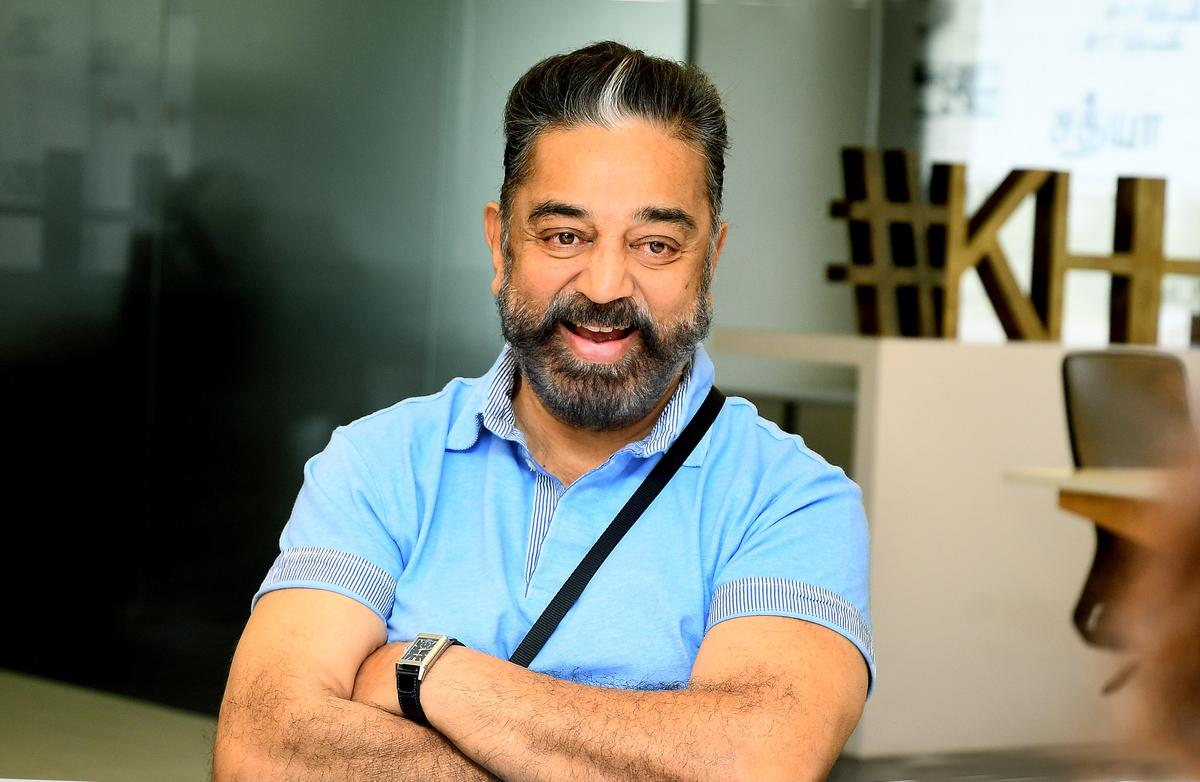
#> input picture cv3.guvi/kamal1.jpg, 1200 x 782 px
$ python Brute_Force.py
#> lines starting #> are read from the running program, lines starting #| are printed output that depends on the picture
import cv2
import matplotlib.pyplot as plt

img1 = cv2.imread("kamal1.jpg")
#> img1 is the input picture: shape (782, 1200, 3); mean B, G, R 110.7, 125.4, 126.8
img2 = cv2.imread("kamal1.jpg")


#ORB keypoiunts Extractor
orb = cv2.ORB_create()
kp1, des1 = orb.detectAndCompute(img1,None)
#> kp1 = 500 keypoints; strongest (x, y, size): (419, 668, 31), (419, 677, 31), (418, 666, 31), (418, 668, 37.2)
kp2, des2 = orb.detectAndCompute(img2,None)
#> kp2 has the same summary as kp1

Brute_force = cv2.BFMatcher(cv2.NORM_HAMMING,crossCheck=True)
matches = Brute_force.match(des1,des2)
#> matches = 500 matches

matches = sorted(matches,key = lambda x:x.distance)

result = cv2.drawMatches(img1,kp1,img2,kp2,matches[:30],None,flags=0)
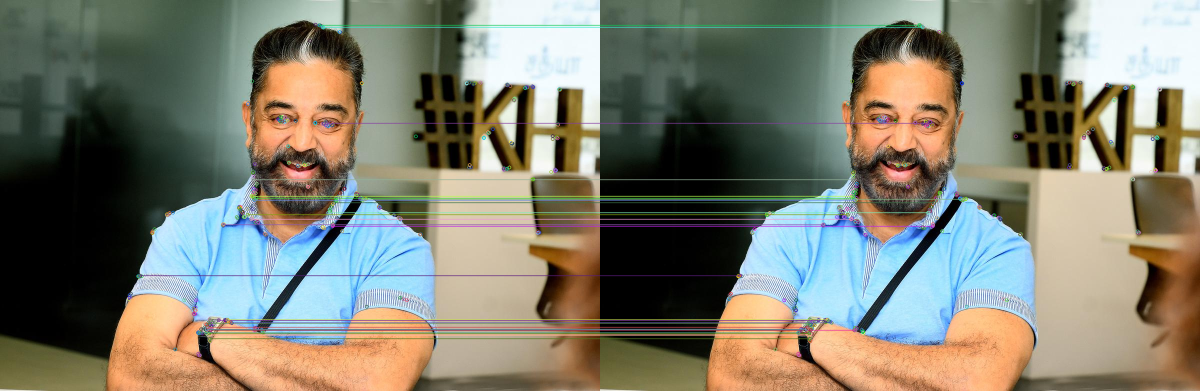
#> result: shape (782, 2400, 3) (shown at 1/2 size); mean B, G, R 111.2, 125.8, 126.8

plt.imshow(cv2.cvtColor(result,cv2.COLOR_BGR2RGB))
plt.axis("off")
plt.show()

$ run again, with cv3.guvi/kamal2.jpg copied over cv3.guvi/kamal1.jpg
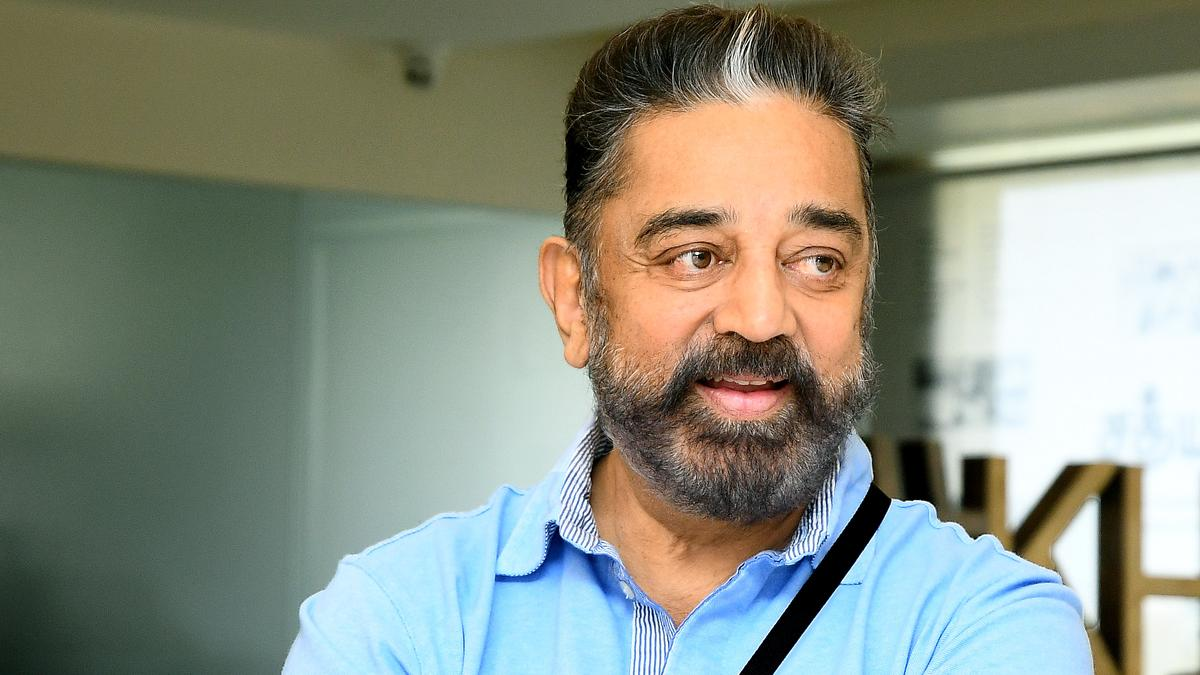
#> input picture cv3.guvi/kamal2.jpg, 1200 x 675 px
#> img1 is the input picture: shape (675, 1200, 3); mean B, G, R 128.6, 142.2, 136.3
#> kp1 = 500 keypoints; strongest (x, y, size): (698, 253, 31), (586, 500, 31), (697, 256, 31), (892, 500, 31)
#> kp2 has the same summary as kp1
#> matches = 500 matches
#> `result = cv2.drawMatches(img1,kp1,img2,kp2,matches[:30],None,flags=0)`:
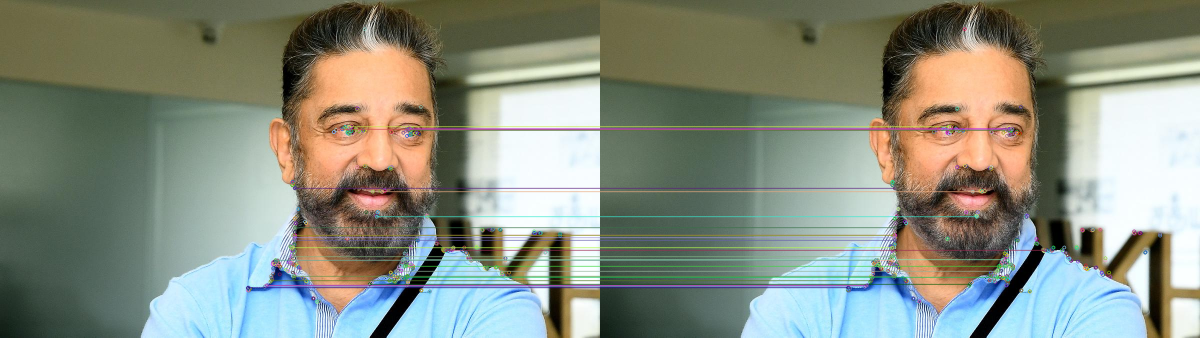
#> result: shape (675, 2400, 3) (shown at 1/2 size); mean B, G, R 128.1, 141.9, 136

$ run again, with cv3.guvi/img1.jpg copied over cv3.guvi/kamal1.jpg
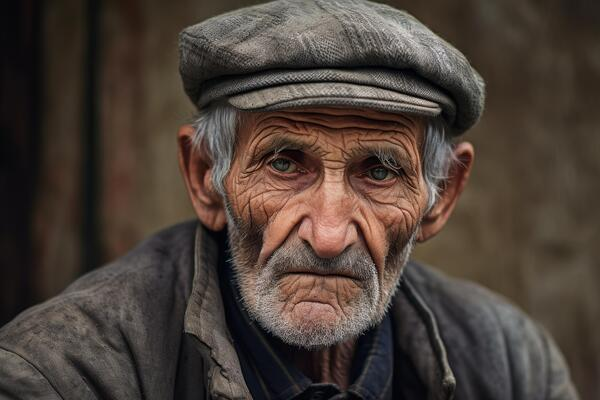
#> input picture cv3.guvi/img1.jpg, 600 x 400 px
#> img1 is the input picture: shape (400, 600, 3); mean B, G, R 55.5, 63.1, 74.8
#> kp1 = 500 keypoints; strongest (x, y, size): (438, 110, 37.2), (435, 109, 53.6), (469, 147, 64.3), (465, 144, 77.1)
#> kp2 has the same summary as kp1
#> matches = 500 matches
#> `result = cv2.drawMatches(img1,kp1,img2,kp2,matches[:30],None,flags=0)`:
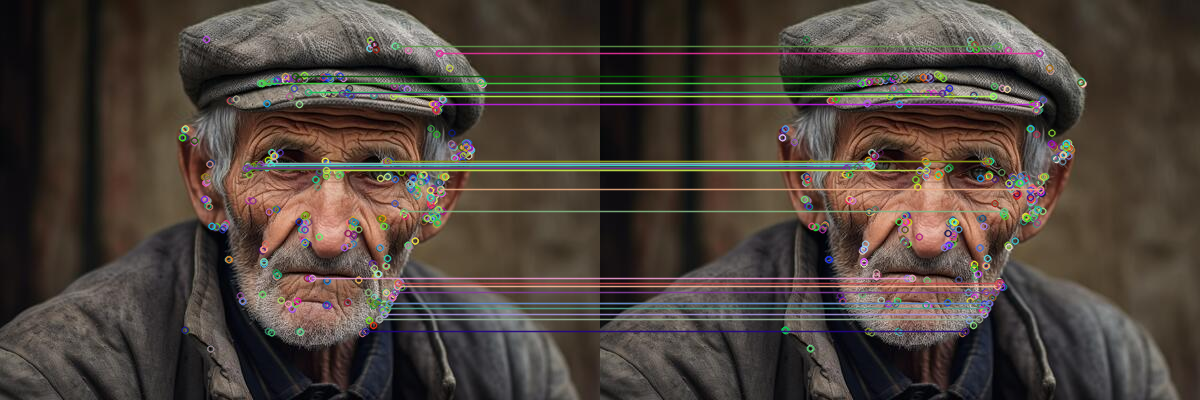
#> result: shape (400, 1200, 3); mean B, G, R 59.9, 67.2, 77.6

$ run again, with cv3.guvi/img2.jpg copied over cv3.guvi/kamal1.jpg
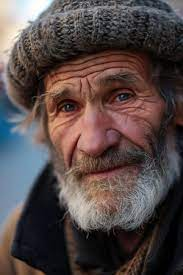
#> input picture cv3.guvi/img2.jpg, 183 x 275 px
#> img1 is the input picture: shape (275, 183, 3); mean B, G, R 70.7, 71.8, 84.2
#> kp1 = 395 keypoints; strongest (x, y, size): (63, 109, 31), (53, 113, 31), (51, 114, 31), (61, 110, 31)
#> kp2 has the same summary as kp1
#> matches = 395 matches
#> `result = cv2.drawMatches(img1,kp1,img2,kp2,matches[:30],None,flags=0)`:
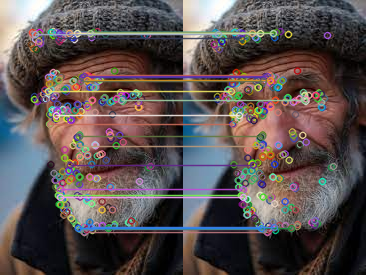
#> result: shape (275, 366, 3); mean B, G, R 79.2, 79.5, 89.2
